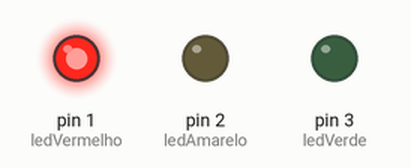
This sketch was run on a simulated Arduino Uno, built with avr-gcc and run on an emulated ATmega328P. Shown: output pins drawn as LEDs (lit = HIGH).

Above: at 2.5 s.
At 7.5 s:
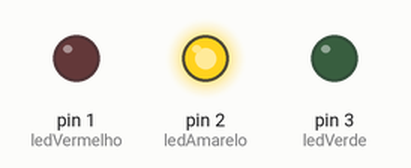
At 12.5 s:
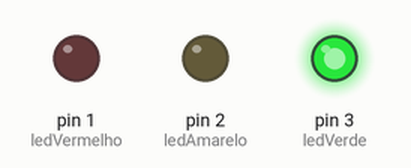
Timing chart, 0 to 19.5 s (numbered marks = the images above):
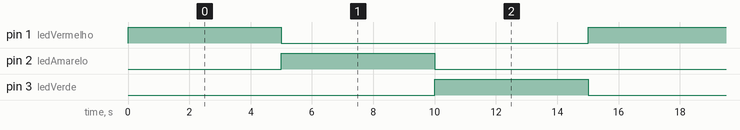

Measured:
- by itself, pin 1 (ledVermelho), pin 2 (ledAmarelo), pin 3 (ledVerde): alternates HIGH for 5.0 s and LOW for 10.0 s
- by itself, everything shown: repeats every 15.0 s, in 3 steps

The sketch:

Semaforo_simples.ino
```cpp
// C++ code
//
int ledVermelho = 1;
int ledAmarelo = 2;
int ledVerde = 3;

void setup()
{
  pinMode(ledVermelho,OUTPUT);
  pinMode(ledAmarelo,OUTPUT);
  pinMode(ledVerde,OUTPUT);
}

void loop()
{ // ligar o led vermelho
  digitalWrite(ledVerde,LOW);//desligar verde
  digitalWrite(ledVermelho,HIGH);//ligar vermelho
  digitalWrite(ledAmarelo,LOW);//desligar amarelo
  delay(5000); //espera 5 segundos

  //ligar o led amarelo
  digitalWrite(ledVermelho,LOW);//desligar vermelho
  digitalWrite(ledAmarelo,HIGH);//ligar amarelo
  digitalWrite(ledVerde,LOW);//desligar verde
  delay(5000); //espera 5 segundos

  //ligar o verde
  digitalWrite(ledVermelho,LOW);//desligar vermelho
  digitalWrite(ledAmarelo,LOW);//desligar amarelo
  digitalWrite(ledVerde,HIGH);//ligar verde
  delay(5000); //espera 5 segundos


}
```
